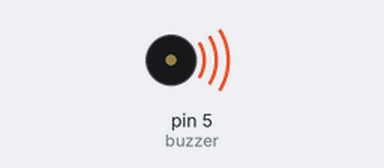
The sketch below on a simulated Arduino Uno, built with avr-gcc and run on an emulated ATmega328P. On the bench: buzzer (waves = sounding, pin HIGH).

Above: at 0.1 s.
Timing chart, 0 to 1.6 s (numbered marks = the images above):
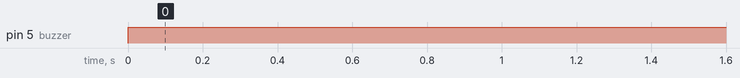

Measured:
- by itself, pin 5 (buzzer): LOW → HIGH at 0.00 s

The sketch:

Zumbador-PARTE3-8.ino
```cpp
/*ZUMBIDO NORMAL*/

int buzzer=5;
void setup()
{
pinMode(buzzer,OUTPUT);
}
void loop()
{
digitalWrite(buzzer, HIGH); // produce sound
}
```
